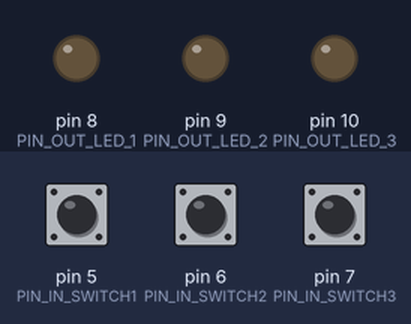
A sketch run on a simulated Arduino Uno, built with avr-gcc and run on an emulated ATmega328P. On the bench: output pins drawn as LEDs (lit = HIGH). Inputs (shaded band) come from the test bench; at power-on: pin 5 (PIN_IN_SWITCH1) HIGH, pin 6 (PIN_IN_SWITCH2) HIGH, pin 7 (PIN_IN_SWITCH3) HIGH. Pins used as bus, display or sensor lines are not drawn.

Above: at 1.2 s.
1.3 s: pin 5 (PIN_IN_SWITCH1) pulled LOW for 0.15 s
At 2.3 s:
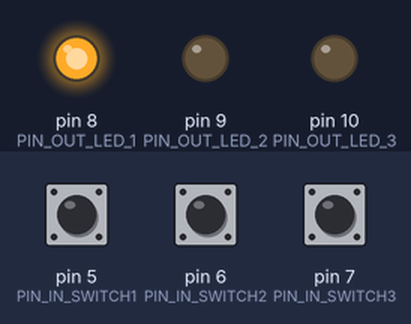
2.9 s: pin 6 (PIN_IN_SWITCH2) pulled LOW for 0.15 s
At 3.5 s:
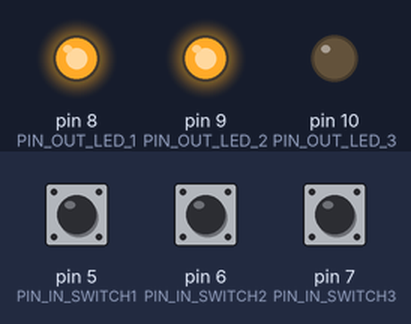
4.5 s: pin 7 (PIN_IN_SWITCH3) pulled LOW for 0.15 s
At 5.7 s:
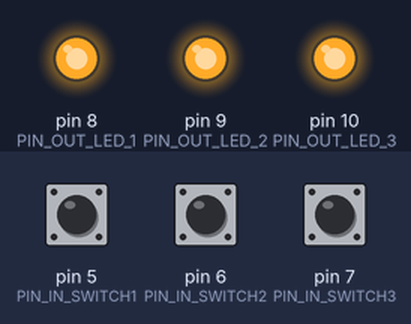
6.1 s: pin 5 (PIN_IN_SWITCH1) pulled LOW for 1 s
At 7.2 s:
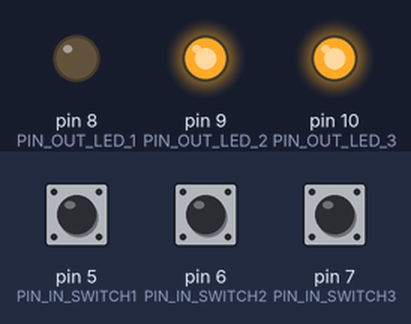
8.6 s: pin 6 (PIN_IN_SWITCH2) pulled LOW for 1 s
At 9.1 s:
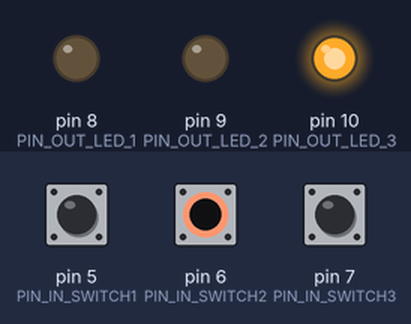
11.1 s: pin 5 (PIN_IN_SWITCH1) pulled LOW for 0.15 s
At 12.2 s:
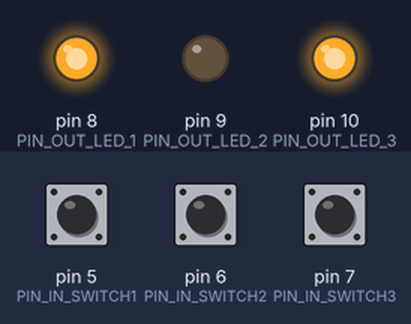
Timing chart, 0 to 13.7 s (numbered marks = the images above; inputs shaded):
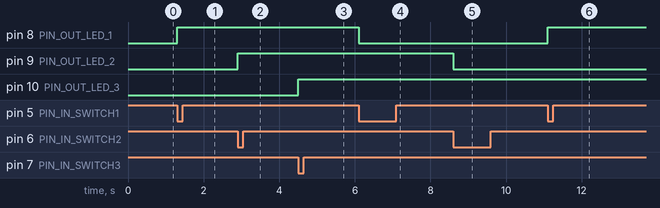

The sketch:

land-delay.ino
```cpp
#include <jled.h>
#include <JC_Button.h>

const int PIN_OUT_LED_1 = 8; //D5
const int PIN_OUT_LED_2 = 9; //D6
const int PIN_OUT_LED_3 = 10; //D7
const int PIN_OUT_ECHO1_CTRL = 11; //D8
const int PIN_OUT_ECHO2_CTRL = 12; //D9
const int PIN_OUT_ECHO3_CTRL = 13; //D10
const int PIN_IN_SWITCH1 = 5; //D2
const int PIN_IN_SWITCH2 = 6; //D3
const int PIN_IN_SWITCH3 = 7; //D4

Button SWITCH1(PIN_IN_SWITCH1, 25, true, true); // pin, debounce time (ms), pull up enable, inverted logic enable
Button SWITCH2(PIN_IN_SWITCH2, 25, true, true); // pin, debounce time (ms), pull up enable, inverted logic enable
Button SWITCH3(PIN_IN_SWITCH3, 25, true, true); // pin, debounce time (ms), pull up enable, inverted logic enable

bool DELAY1_STATE = false;
bool DELAY2_STATE = false;
bool DELAY3_STATE = false;

void setup() {
  SWITCH1.begin();
  SWITCH2.begin();
  SWITCH3.begin();
  setupPins();
}

void loop() {
  SWITCH1.read();
  SWITCH2.read();
  SWITCH3.read();
  updateDelays();
  updateState();
}

void setupPins() {
  pinMode(PIN_OUT_ECHO1_CTRL, OUTPUT);
  pinMode(PIN_OUT_ECHO2_CTRL, OUTPUT);
  pinMode(PIN_OUT_ECHO3_CTRL, OUTPUT);
  pinMode(PIN_OUT_LED_1, OUTPUT);
  pinMode(PIN_OUT_LED_2, OUTPUT);
  pinMode(PIN_OUT_LED_3, OUTPUT);
}

void updateDelays(){
  if (DELAY1_STATE) {
    digitalWrite(PIN_OUT_LED_1, HIGH);
    digitalWrite(PIN_OUT_ECHO1_CTRL, HIGH);
  }
  else {
    digitalWrite(PIN_OUT_LED_1, LOW);
    digitalWrite(PIN_OUT_ECHO1_CTRL, LOW);
  }
  if (DELAY2_STATE) {
    digitalWrite(PIN_OUT_LED_2, HIGH);
    digitalWrite(PIN_OUT_ECHO2_CTRL, HIGH);
  }
  else {
    digitalWrite(PIN_OUT_LED_2, LOW);
    digitalWrite(PIN_OUT_ECHO2_CTRL, LOW);
  }
  if (DELAY3_STATE) {
    digitalWrite(PIN_OUT_LED_3, HIGH);
    digitalWrite(PIN_OUT_ECHO3_CTRL, HIGH);
  }
  else {
    digitalWrite(PIN_OUT_LED_3, LOW);
    digitalWrite(PIN_OUT_ECHO3_CTRL, LOW);
  }
}

void updateState(){
  if (SWITCH1.wasPressed()) {
    DELAY1_STATE = !DELAY1_STATE;
  }
  if (SWITCH2.wasPressed()) {
    DELAY2_STATE = !DELAY2_STATE;
  }
  if (SWITCH3.wasPressed()) {
    DELAY3_STATE = !DELAY3_STATE;
  }
}
```

Measured:
- after the input at 1.3 s, pin 8 (PIN_OUT_LED_1): LOW → HIGH at once
- after the input at 2.9 s, pin 9 (PIN_OUT_LED_2): LOW → HIGH at once
- after the input at 4.5 s, pin 10 (PIN_OUT_LED_3): LOW → HIGH at once
- after the input at 6.1 s, pin 8 (PIN_OUT_LED_1): HIGH → LOW at once
- after the input at 8.6 s, pin 9 (PIN_OUT_LED_2): HIGH → LOW at once
- after the input at 11.1 s, pin 8 (PIN_OUT_LED_1): LOW → HIGH at once
